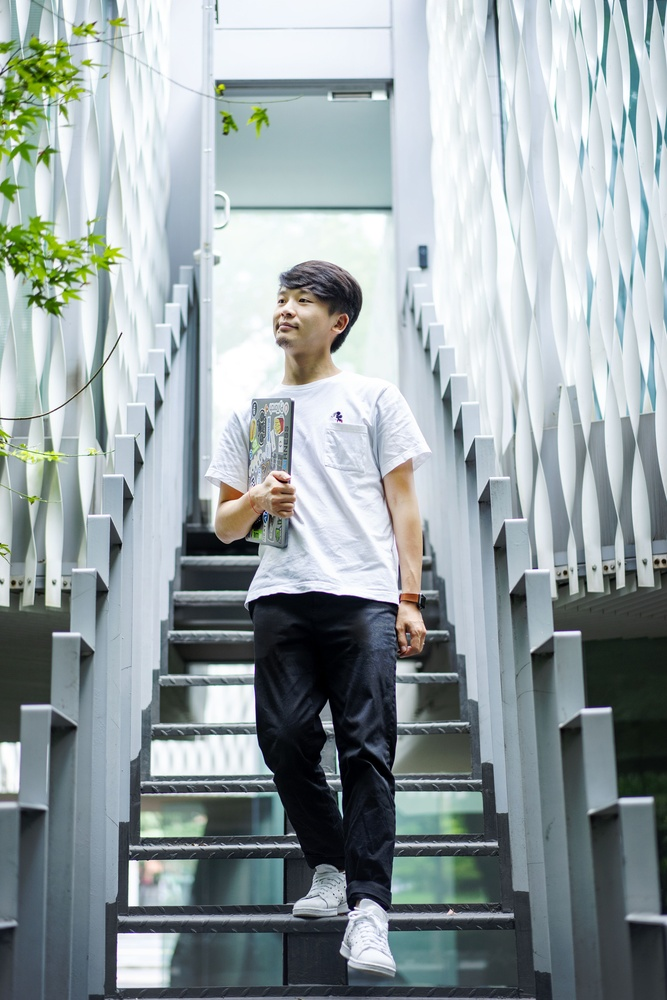
#> input picture data/selfie.jpg, 667 x 1000 px, shrunk from 4000 x 6000 before the run; the run also reads 1 picture not shown here
$ python gen_all_a.py
#> lines starting #> are read from the running program, lines starting #| are printed output that depends on the picture; after the words box and inside, x2 and y2 are one past the last pixel; in counts of white or black regions, pixels touching at a corner belong together; pictures that were not available may be replaced by others from this repository, and a replacement may not be noted
import os
import math

from skimage import io, transform, img_as_float
import numpy as np
import cv2


numImgs = 1
# numGpus = 16
numGpus = 1

# - - - - - - - - - - - - - - - - - - - - - - - - - - - - - - - - - - - - - - - - -
img_1 = io.imread('data/selfie.jpg')
#> img_1 is the input picture: shape (1000, 667, 3); mean R, G, B 150.2, 161, 163.3
img_2 = io.imread('data/0_target.jpg')
img_1 = img_1/255
img_2 = img_2/255

img_1_mask = io.imread('data/selfie_mask.jpg')      #  mask_rcnn生成  单通道
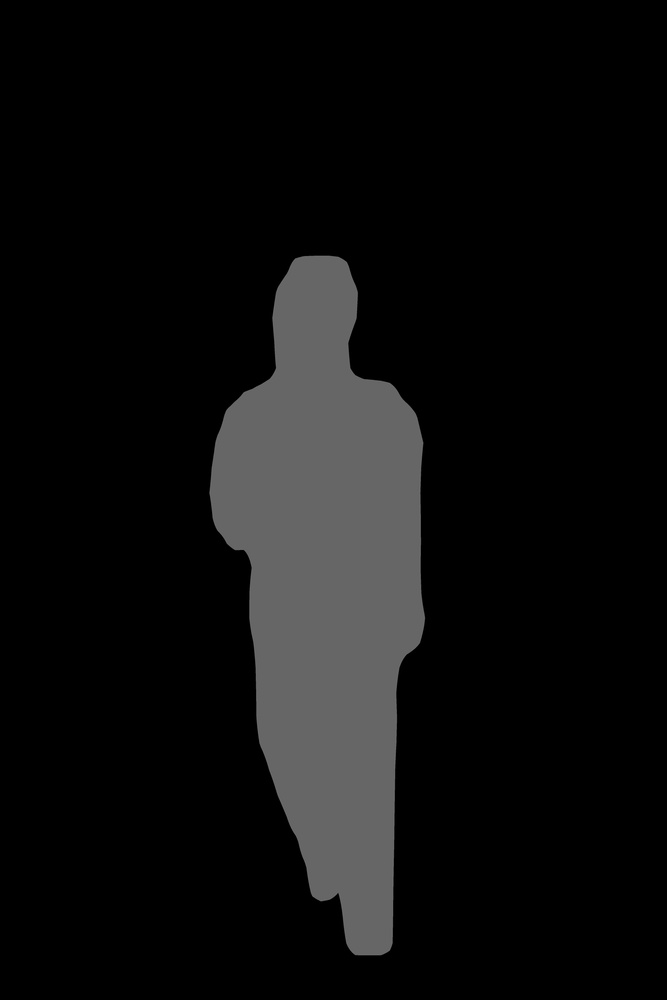
#> input picture data/selfie_mask.jpg, 667 x 1000 px, shrunk from 4000 x 6000 before the run
#> img_1_mask is the input picture: shape (1000, 667); min 0, max 114, mean 14.1
img_1_mask =img_1_mask/255


re_h = 400     # 自拍图缩放后大小
re_w = 270
t_h = 300      # 自拍图在背景图上位置
t_w = 10


def onetothree(one):
    rows_t, cols_t= one.shape
    a = np.zeros((rows_t, cols_t, 3))
    for i in range(3):
        a[:, :, i] = one
    return a


def Padding_mask(mask_img, target_img, re_h, re_w, t_h, t_w):
    self_img_c = transform.resize(mask_img, [re_h, re_w])
    rows_t, cols_t, h_t = target_img.shape
    p = np.zeros((rows_t, cols_t))
    p[t_h:t_h + re_h, t_w:t_w + re_w] = self_img_c
    for i in range(rows_t):
        for j in range(cols_t):
            if (p[i,j]>0):
                p[i,j]=1
            else:
                p[i,j]=0
    io.imsave('data/0_c_mask.jpg', p)
    return p


def Padding(self_img, target_img, re_h, re_w, t_h, t_w):
    self_img_c = transform.resize(self_img, [re_h, re_w])
    rows_t, cols_t, h_t = target_img.shape
    g = np.zeros((rows_t, cols_t, h_t))
    g[t_h:t_h + re_h, t_w:t_w + re_w, :] = self_img_c
    return g


def mask_dilate(mask_img):
    img1_1 = img_as_float(mask_img)
    h = img1_1.shape[0]
    w = img1_1.shape[1]
    h1 = h
    w1 = w
    if h!=700 and w!=700:
        if h > w:
            h1 = 700
            w1 = int((h1 * w) / h)
        else:
            w1 = 700
            h1 = int((w1 * h) / w)
    img1_1 = transform.resize(img1_1, (h1, w1))
    r = 35
    img1_2 = cv2.GaussianBlur(img1_1, (r,r) ,r/3)
    img1_3 = img1_2
    for i in range(h1):
        for j in range(w1):
            if (img1_2[i,j]>0.1):
                img1_3[i,j]=1
            else:
                img1_3[i,j]=0
    io.imsave('data/0_c_mask_dilated.jpg' , img1_3)
    return img1_3


def tmix(target_img, p_img, mask_p_img):
    m = target_img * (1-mask_p_img) + p_img * mask_p_img
    io.imsave('data/0_naive.jpg', m)
    return m

# 生成c_mask
p_m = Padding_mask(img_1_mask, img_2, re_h, re_w, t_h, t_w)
#> after the loop in Padding_mask, `for i in range(rows_t):`:
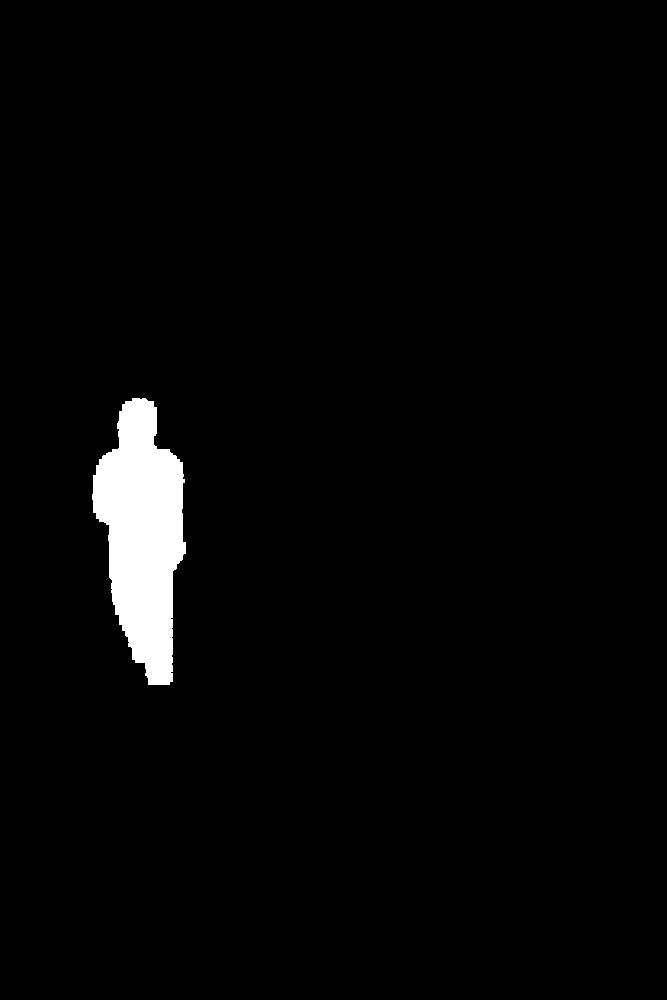
#> p: shape (1000, 667) float64; values 0 (black) and 1 (white), 2.6% white; 1 white region, box (x1, y1, x2, y2) and area: (92, 398, 186, 685) 17146
# 生成c_mask_dilated
d = mask_dilate(p_m)
#> in mask_dilate, `img1_2 = cv2.GaussianBlur(img1_1, (r,r) ,r/3)`:
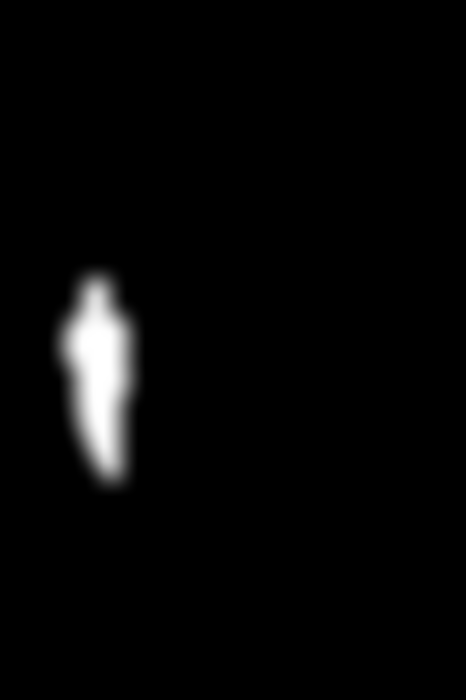
#> img1_2: shape (700, 466) float64; min 0, max 1, mean 0.0258
#> after the loop in mask_dilate, `for i in range(h1):`:
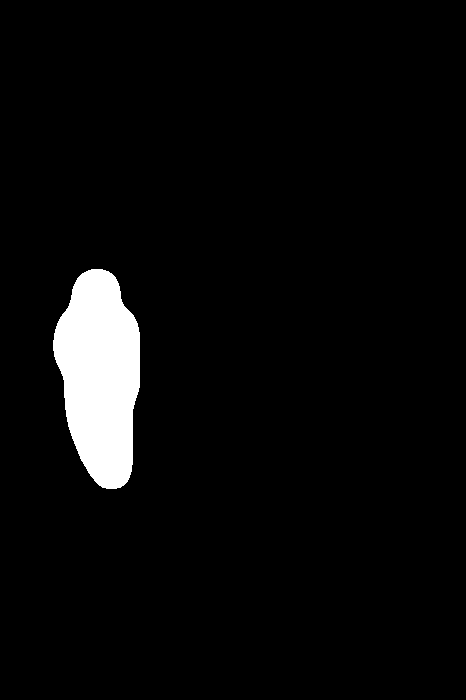
#> img1_3: shape (700, 466) float64; values 0 (black) and 1 (white), 4.3% white; 1 white region, box (x1, y1, x2, y2) and area: (53, 269, 140, 489) 13892
# 生成naive
p_s = Padding(img_1, img_2, 400, 270, 300, 10)
#> in Padding, `self_img_c = transform.resize(self_img, [re_h, re_w])`:
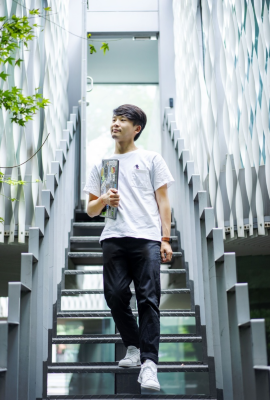
#> self_img_c: shape (400, 270, 3) float64; mean R, G, B 0.589, 0.632, 0.64
#> in Padding, `g[t_h:t_h + re_h, t_w:t_w + re_w, :] = self_img_c`:
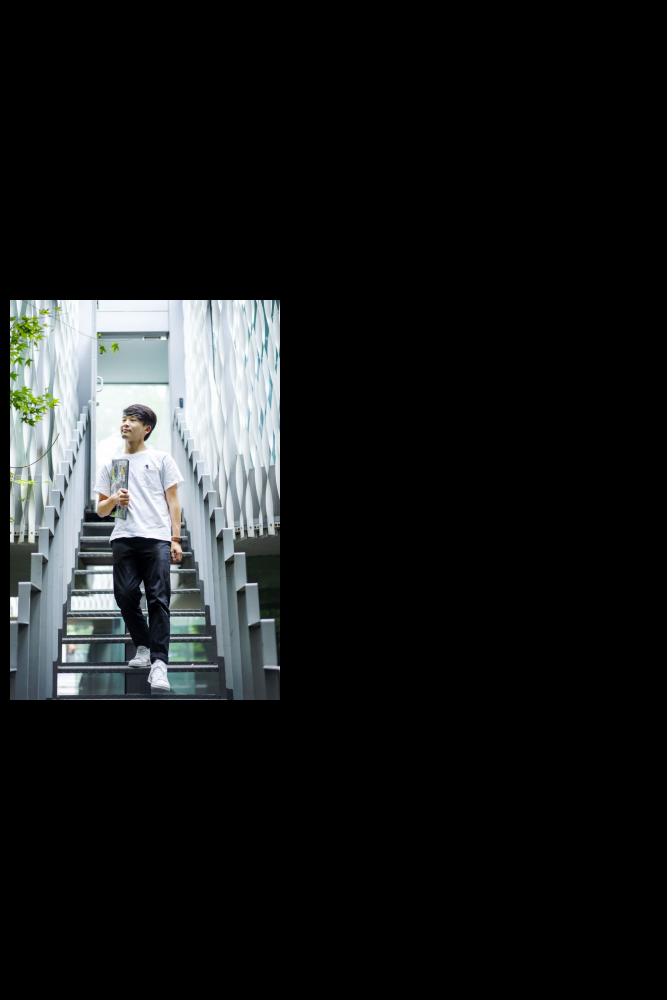
#> g: shape (1000, 667, 3) float64; mean R, G, B 0.0954, 0.102, 0.104
p_m_t = onetothree(p_m)
m = tmix(img_2, p_s, p_m_t)
#> in tmix, `m = target_img * (1-mask_p_img) + p_img * mask_p_img`:
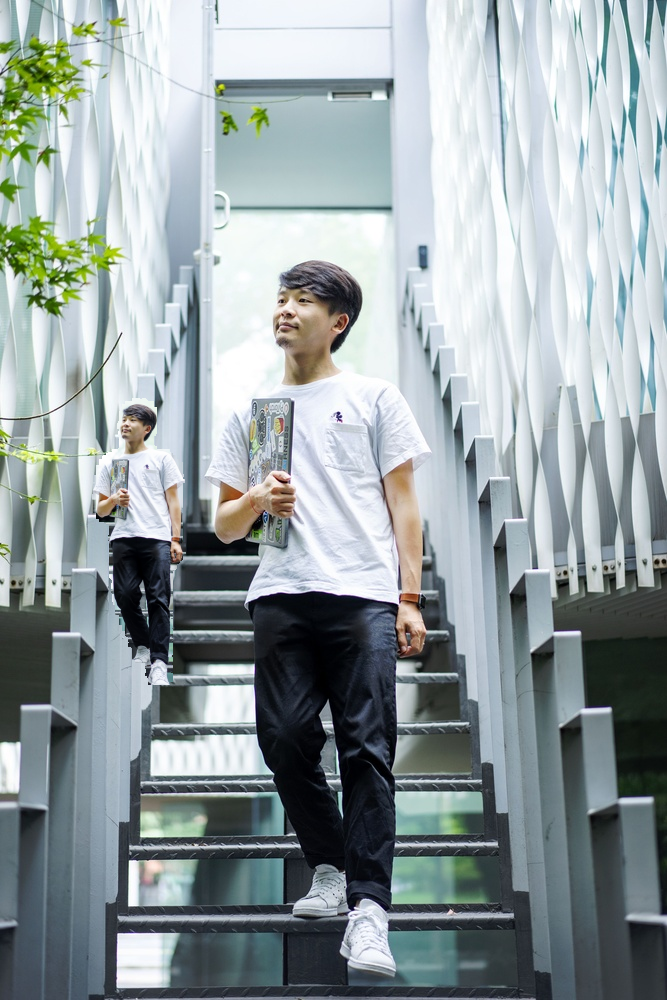
#> m: shape (1000, 667, 3) float64; mean R, G, B 0.584, 0.626, 0.634
#> (the run stopped early here; a loop or call above may not have finished)
